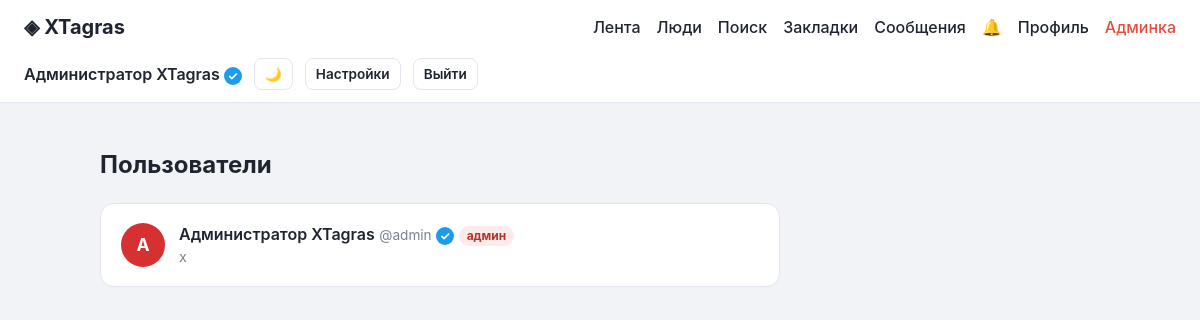
The app's page /users (signed in) with its own data.
### tables this page shows
CREATE TABLE "users" (
            id INTEGER PRIMARY KEY AUTOINCREMENT,
            username TEXT UNIQUE NOT NULL,
            password_hash TEXT NOT NULL,
            display_name TEXT DEFAULT '',
            bio TEXT DEFAULT '',
            avatar_color TEXT DEFAULT '#6c5ce7',
            is_admin INTEGER NOT NULL DEFAULT 0,
            is_verified INTEGER NOT NULL DEFAULT 0,
            is_banned INTEGER NOT NULL DEFAULT 0,
            allow_dms INTEGER NOT NULL DEFAULT 1,
            dark_mode INTEGER NOT NULL DEFAULT 0,
            pinned_post_id INTEGER,
            last_seen TEXT,
            created_at TEXT NOT NULL
        , avatar_path TEXT DEFAULT '');

### app.py (the view)
@app.route("/users")
@login_required
def users():
    conn = database.get_db()
    rows = conn.execute(
        "SELECT * FROM users WHERE is_banned = 0 ORDER BY username"
    ).fetchall()
    conn.close()
    return render_template("users.html", people=[dict(r) for r in rows])

### app.py (called while the page is built)
def display_name(user):
    if not user:
        return ""
    return user.get("display_name") or user.get("username") or ""

def parse_ts(ts):
    if not ts:
        return None
    try:
        return datetime.strptime(ts, "%Y-%m-%d %H:%M:%S")
    except ValueError:
        return None

@app.context_processor
def inject_globals():
    data = {
        "site_name": SITE_NAME,
        "unread_messages": getattr(g, "unread_messages", 0),
        "unread_notifications": getattr(g, "unread_notifications", 0),
        "trending": getattr(g, "trending", []),
        "trending_posts": getattr(g, "trending_posts", []),
        "suggested": getattr(g, "suggested", []),
        "announcement": getattr(g, "announcement", None),
    }
    return data

def login_required(view):
    @functools.wraps(view)
    def wrapped(*args, **kwargs):
        if g.user is None:
            flash("Сначала войдите в аккаунт.", "error")
            return redirect(url_for("login"))
        if g.user["is_banned"]:
            session.clear()
            flash("Ваш аккаунт заблокирован.", "error")
            return redirect(url_for("login"))
        return view(*args, **kwargs)
    return wrapped

def compute_trending(conn):
    c = Counter()
    for row in conn.execute("SELECT content FROM posts"):
        for m in re.findall(r"#([\w]+)", row["content"]):
            c[m.lower()] += 1
    return [{"tag": t, "count": n} for t, n in c.most_common(5)]

def trending_posts(conn):
    rows = conn.execute(
        """
        SELECT p.id, p.content, u.username, u.display_name,
               (SELECT COUNT(*) FROM likes l WHERE l.post_id = p.id) AS lc
        FROM posts p JOIN users u ON u.id = p.user_id
        WHERE u.is_banned = 0 AND p.privacy = 'public'
        ORDER BY lc DESC, p.created_at DESC LIMIT 5
        """
    ).fetchall()
    return [dict(r) for r in rows if r["lc"] > 0]

def suggested_users(conn, user_id):
    return [dict(r) for r in conn.execute(
        """
        SELECT * FROM users
        WHERE is_banned = 0 AND id != ?
          AND id NOT IN (SELECT following_id FROM follows WHERE follower_id = ?)
          AND id NOT IN (SELECT blocked_id FROM blocks WHERE blocker_id = ?)
          AND id NOT IN (SELECT blocker_id FROM blocks WHERE blocked_id = ?)
          AND id NOT IN (SELECT muted_id FROM mutes WHERE muter_id = ?)
        ORDER BY created_at DESC LIMIT 5
        """,
        (user_id, user_id, user_id, user_id, user_id),
    )]

### templates/users.html (shortened to what this page needs)
{% extends "base.html" %}
{% from "_avatar.html" import avatar %}
{% block content %}
<h2>Пользователи</h2>
<div class="people">
  {% for person in people %}
    <div class="card person">
      <a href="{{ url_for('profile', username=person.username) }}">{{ avatar(person) }}</a>
      <div class="person-info">
        <a class="author" href="{{ url_for('profile', username=person.username) }}">{{ person.display_name or person.username }}</a>
        <span class="handle">@{{ person.username }}</span>
        {% if person.is_verified %}<span class="badge" title="Подтверждённый аккаунт">✓</span>{% endif %}
        {% if person.is_admin %}<span class="tag tag-admin">админ</span>{% endif %}
        <div class="muted">{{ person.bio|truncate(60) }}</div>
      </div>
    </div>
  {% else %}
    <div class="card empty">Пользователей нет.</div>
  {% endfor %}
</div>
{% endblock %}

### templates/base.html (shortened to what this page needs)
<!doctype html>
<html lang="ru">
{% from "_avatar.html" import avatar %}
<head>
  <link rel="stylesheet" href="{{ url_for('static', filename='style.css') }}">
</head>
<body class="{{ 'dark' if g.user and g.user.dark_mode else '' }}">
<nav class="navbar">
  <a class="brand" href="{{ url_for('index') }}">◈ {{ site_name }}</a>
  {% if g.user %}
    <div class="nav-links">
      <a href="{{ url_for('index') }}">Лента</a>
      <a href="{{ url_for('users') }}">Люди</a>
      <a href="{{ url_for('search') }}">Поиск</a>
      <a href="{{ url_for('bookmarks') }}">Закладки</a>
      <a href="{{ url_for('messages') }}">Сообщения{% if unread_messages %} <span class="unread">{{ unread_messages }}</span>{% endif %}</a>
      <a href="{{ url_for('notifications') }}">🔔{% if unread_notifications %} <span class="unread">{{ unread_notifications }}</span>{% endif %}</a>
      <a href="{{ url_for('profile', username=g.user['username']) }}">Профиль</a>
      {% if g.user['is_admin'] %}<a class="admin-link" href="{{ url_for('admin') }}">Админка</a>{% endif %}
    </div>
    <div class="nav-right">
      <span class="nav-user">{{ display_name(g.user) }}{% if g.user['is_verified'] %} <span class="badge" title="Подтверждённый аккаунт">✓</span>{% endif %}</span>
      <form method="post" action="{{ url_for('toggle_theme') }}"><button class="btn btn-ghost btn-sm" title="Переключить тему">{{ '☀️' if g.user.dark_mode else '🌙' }}</button></form>
      <a class="btn btn-ghost btn-sm" href="{{ url_for('settings') }}">Настройки</a>
      <a class="btn btn-ghost btn-sm" href="{{ url_for('logout') }}">Выйти</a>
    </div>
  {% else %}
    <div class="nav-right">
      <a class="btn btn-ghost" href="{{ url_for('login') }}">Войти</a>
      <a class="btn btn-primary" href="{{ url_for('register') }}">Регистрация</a>
    </div>
  {% endif %}
</nav>
<main class="layout">
  <div class="container">
    {% block content %}{% endblock %}
  </div>
</main>
</body>
</html>

### templates/_avatar.html
{% macro avatar(user, cls='') -%}
  {%- if user and user.avatar_path -%}
    <img class="avatar-img {{ cls }}" src="{{ avatar_url(user) }}" alt="{{ display_name(user) }}">
  {%- else -%}
    <span class="avatar {{ cls }}" style="background:{{ (user and user.avatar_color) or '#6c5ce7' }}">{{ ((user and (user.display_name or user.username)) or '?')[0]|upper }}</span>
  {%- endif -%}
{%- endmacro %}

### static/style.css (style rules this page uses)
:root { --bg: #f1f3f7; --card: #ffffff; --text: #1f2430; --muted: #7a8194; --accent: #6c5ce7; --accent-dark: #5a4bd1; --danger: #e74c3c; --border: #e3e6ee; }
* { box-sizing: border-box; }
body { margin: 0; font-family: -apple-system, "Segoe UI", Roboto, "Helvetica Neue", Arial, sans-serif; background: var(--bg); color: var(--text); line-height: 1.5; }
a { color: var(--accent); text-decoration: none; }
.navbar { display: flex; align-items: center; justify-content: space-between; gap: 16px; padding: 12px 24px; background: var(--card); border-bottom: 1px solid var(--border); position: sticky; top: 0; z-index: 10; flex-wrap: wrap; }
.brand { font-size: 1.25rem; font-weight: 700; color: var(--text); }
.nav-links { display: flex; gap: 16px; flex-wrap: wrap; }
.nav-links a { color: var(--text); font-weight: 500; }
.nav-right { display: flex; align-items: center; gap: 12px; }
.nav-user { font-weight: 600; }
.admin-link { color: var(--danger) !important; }
.layout { display: flex; justify-content: center; align-items: flex-start; gap: 20px; max-width: 1080px; margin: 24px auto; padding: 0 16px; }
.container { flex: 1; max-width: 680px; min-width: 0; margin: 0; padding: 0; }
.card { background: var(--card); border: 1px solid var(--border); border-radius: 14px; padding: 18px 20px; margin-bottom: 14px; }
.btn { display: inline-block; border: none; border-radius: 8px; padding: 10px 16px; font: inherit; font-weight: 600; cursor: pointer; background: var(--accent); color: #fff; }
.btn-ghost { background: transparent; color: var(--text); border: 1px solid var(--border); }
.btn-sm { padding: 5px 10px; font-size: 0.85rem; }
.author { font-weight: 600; color: var(--text); }
.avatar { display: inline-flex; align-items: center; justify-content: center; width: 44px; height: 44px; border-radius: 50%; color: #fff; font-weight: 700; font-size: 1.1rem; flex-shrink: 0; }
.badge { display: inline-flex; align-items: center; justify-content: center; width: 18px; height: 18px; border-radius: 50%; background: #1d9bf0; color: #fff; font-size: 0.75rem; font-weight: 700; }
.tag { display: inline-block; padding: 1px 8px; border-radius: 999px; font-size: 0.75rem; font-weight: 700; }
.tag-admin { background: #fdeaea; color: #b3342b; }
.people { display: flex; flex-direction: column; gap: 10px; }
.person { display: flex; gap: 14px; align-items: center; margin-bottom: 0; }
.person-info { flex: 1; }
.person-info .author { display: inline-flex; align-items: center; gap: 6px; }
.muted { color: var(--muted); font-size: 0.9rem; }
.handle { color: var(--muted); font-size: 0.85rem; }

### records on screen
users: display_name "Администратор XTagras", dark_mode "🌙", display_name "А", username "admin", is_admin "админ", bio "x"

### other values on screen
{{ site_name }} "XTagras"
